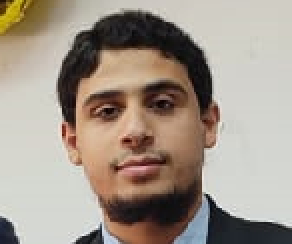
#> input picture Phase-1/LDP Code/face-detection-repo/test.jpeg, 146 x 122 px (shown 2 times larger)
$ jupyter execute LDP.ipynb
#> lines starting #> are read from the running program, lines starting #| are printed output that depends on the picture
[cell 1]
import numpy as np


N = 8
B = 8


def ldrp_helper(img_part, M, x, y):

    mat = []
    con = 1
    temp = 0
    for i in range(1, M):
        for j in range(i+1, M+1):
            if img_part[x][y+i] <= img_part[x][y+j]:
                temp += con
            con *= 2
    mat.append(temp)

    con = 1
    temp = 0
    for i in range(1, M):
        for j in range(i+1, M+1):
            if img_part[x-i][y+i] <= img_part[x-j][y+j]:
                temp += con
            con *= 2
    mat.append(temp)

    con = 1
    temp = 0
    for i in range(1, M):
        for j in range(i+1, M+1):
            if img_part[x-i][y] <= img_part[x-j][y]:
                temp += con
            con *= 2
    mat.append(temp)

    con = 1
    temp = 0
    for i in range(1, M):
        for j in range(i+1, M+1):
            if img_part[x-i][y-i] <= img_part[x-j][y-j]:
                temp += con
            con *= 2
    mat.append(temp)

    con = 1
    temp = 0
    for i in range(1, M):
        for j in range(i+1, M+1):
            if img_part[x][y-i] <= img_part[x][y-j]:
                temp += con
            con *= 2
    mat.append(temp)

    con = 1
    temp = 0
    for i in range(1, M):
        for j in range(i+1, M+1):
            if img_part[x+i][y-i] <= img_part[x+j][y-j]:
                temp += con
            con *= 2
    mat.append(temp)

    con = 1
    temp = 0
    for i in range(1, M):
        for j in range(i+1, M+1):
            if img_part[x+i][y] <= img_part[x+j][y]:
                temp += con
            con *= 2
    mat.append(temp)

    con = 1
    temp = 0
    for i in range(1, M):
        for j in range(i+1, M+1):
            if img_part[x+i][y+i] <= img_part[x+j][y+j]:
                temp += con
            con *= 2
    mat.append(temp)

    mew = M*(M-1)/2

    central_val = img_part[x][y]*(pow(2, mew)-1)/(pow(2, B)-1)

    con = 1
    temp = 0
    for i in range(N):
        if central_val <= mat[i]:
            temp += con
        con *= 2

    return temp


def ldrp(face_img):

    height, width = face_img.shape[:2]
    ldrp_vec = []
    img_copy1 = face_img.copy()

    for M in range(3, 7):
        new_ldrp_vec = [0]*256

        for i in range(M, width-M):

            for j in range(M, height-M):
                # important change ( interchanging i and j)
                new_ldrp_vec[ldrp_helper(img_copy1, M, j, i)] += 1

        ldrp_vec.extend(new_ldrp_vec)
    mat_sum = np.sum(ldrp_vec)
    ldrp_vec = ldrp_vec/mat_sum

    return ldrp_vec

[cell 2]
import cv2
import numpy as np
from matplotlib import pyplot as plt
photo1 = cv2.imread("test.jpeg")
#> photo1 is the input picture: shape (122, 146, 3); mean B, G, R 137.9, 149.9, 161.9
gray_scale = cv2.cvtColor(photo1, cv2.COLOR_BGR2GRAY)
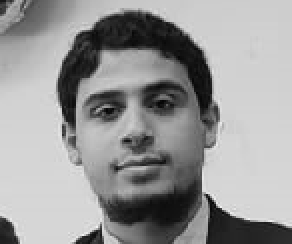
#> gray_scale: shape (122, 146) (shown 2 times larger); min 3, max 245, mean 152.2

[cell 3]
data = ldrp(gray_scale)
